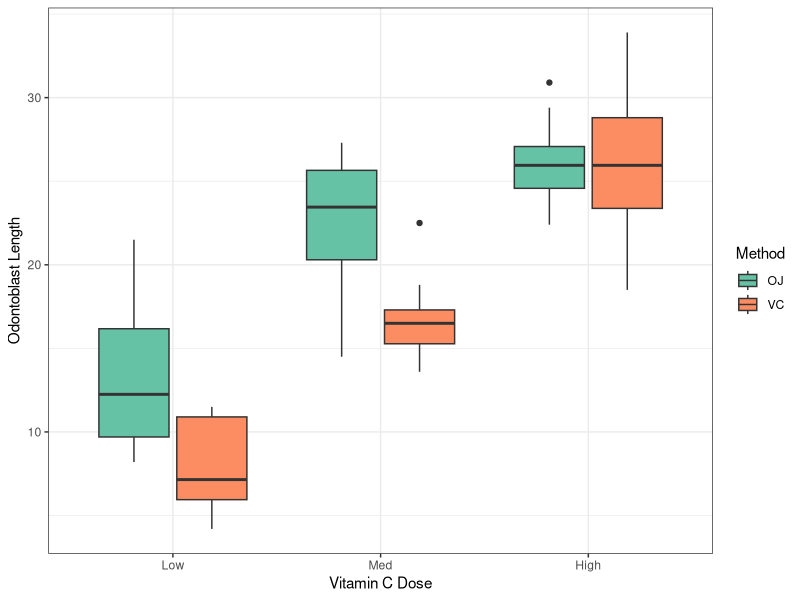

Generate this figure with R:
## ---- chunk 1
library(tidyverse)
## ---- chunk 2
pets <- c("My dog", "Your cat", "No-one's rat")
pets
length(pets)
typeof(pets)
## ---- chunk 3
str_length(pets)
## ---- chunk 4
str_trunc(pets, width = 6)
## ---- chunk 5
str_to_upper(pets)
str_to_lower(pets)
str_to_title(pets)
## ---- chunk 6
str_sort(pets)
## ---- chunk 7
pets
## ---- chunk 8
str_detect(pets, "y")
## ---- chunk 9
str_detect(pets, "dog")
## ---- chunk 10
str_detect(pets, "(dog|cat)")
## ---- chunk 11
str_detect(pets, "(dog|cat)", negate = TRUE)
## ---- chunk 12
!str_detect(pets, "(dog|cat)")
## ---- chunk 13
str_subset(pets, "at")
## ---- chunk 14
str_subset(pets, "at", negate = TRUE)
## ---- chunk 15
pets[str_detect(pets, "dog")]
## ---- chunk 16
str_extract(pets, "dog")
## ---- chunk 17
str_extract(pets, "(dog|cat)")
## ---- chunk 18
str_extract(pets, "[cr]at")
## ---- chunk 19
str_extract(pets, "[A-Z]")
## ---- chunk 20
str_extract(pets, "[a-z]")
## ---- chunk 21
str_extract(pets, "[a-z]$")
## ---- chunk 22
str_extract(pets, "^[a-z]")
## ---- chunk 23
str_extract(pets, "[^A-Z]")
## ---- chunk 24
str_extract(pets, "[a-z]+")
## ---- chunk 25
str_extract(pets, "[:alpha:]+")
## ---- chunk 26
str_remove(pets, "o")
## ---- chunk 27
str_remove_all(pets, "o")
str_remove_all(pets, "[A-Z]")
## ---- chunk 28
str_remove_all(pets, " ")
str_remove_all(pets, " .")
## ---- chunk 29
str_remove_all(pets, " .+")
## ---- chunk 30
str_replace_all(pets, pattern = "a", replacement = "o")
## ---- chunk 31
str_replace_all(pets, "[a-z]", "a")
## ---- chunk 32
str_replace_all(pets, "(.+)", "\\1!!!")
## ---- chunk 33
str_replace_all(pets, "(.+) (.)(.)(.)", "\\1 \\4\\3\\2")
## ---- chunk 34
paste(c("A", "B", "C"), 1:3)
paste(pets, "is great")
## ---- chunk 35
paste(pets, "Hmm...", sep = "? ")
## ---- chunk 36
paste0(pets, "!!!")
## ---- chunk 37
ids <- c("ENST00000376207.10", "ENST00000376199.7")
## ---- chunk 38
chr <- c(1:22, "X", "Y", "M")
## ---- chunk 39
cyto <- c("Xp11.23", "11q2.3", "2p7.1")
## ---- chunk 40
genes <- c("FOXP3", "IL2RA", "CTLA4")
## ---- chunk 41
bams <- c("rna_bamboo1.bam", "rna_rice1.bam", "rna_wheat1.bam")
## ---- chunk 42
pigs <- read_csv("data/pigs.csv")
dose <- pigs$dose
dose
## ---- chunk 43
dose_fct <- as.factor(dose)
dose_fct
## ---- chunk 44
dose_fct <- factor(dose, levels = c("Low", "Med", "High"))
dose_fct
## ---- chunk 45
fct(dose)
fct_inorder(dose)
## ---- chunk 46
fct_relabel(dose_fct, .fun = str_to_lower)
## ---- chunk 47
fct_rev(dose_fct)
## ---- chunk 48
#| fig-width: 5
#| fig-height: 4.5
#| fig-align: 'left'
#| output-location: column-fragment
#| code-line-numbers: '1-4|5-16'
## First change the original column
pigs$dose <- factor(
  pigs$dose, levels = c("Low", "Med", "High")
)
## Then make the plot
ggplot(
  pigs, aes(x = dose, y = len, fill = supp)
) +
  geom_boxplot() +
  scale_fill_brewer(palette = "Set2") +
  labs(
    x = "Vitamin C Dose", 
    y = "Odontoblast Length", 
    fill = "Method"
  ) +
  theme_bw() 
